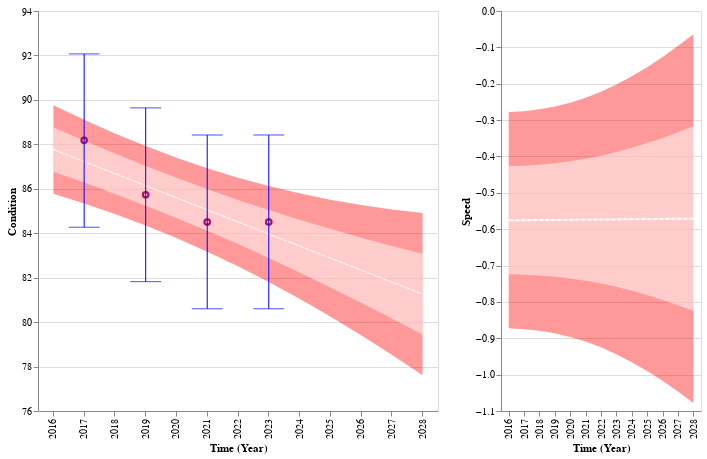

Notebook cell for this chart:
### Code cell
from openipdm.ssm_kr import SSM_KR
import numpy as np
# create an instance of the model
det_model = SSM_KR()

# define inspectors errors (ID, bias, standard deviation)
inspector_std= np.array([[ 0. ,  0. ,  2. ],
                        [ 1. ,  0. ,  4. ],
                        [ 2. ,  3. ,  4. ],
                        [ 3. , -3. ,  4. ],
                        [ 4. ,  3. ,  1.5],
                        [ 5. , -3. ,  1.5]])

# define the actions (0: do nothing, 1: perventive maintenance, 2: routine maintenance, 3: repairs, 4: replace)
actions = np.array([0, 0, 0, 0, 0, 0, 0, 0, 0, 0, 0, 0, 0], dtype=np.int32)

# define which inspeptors performed the inspection over time
inspectors = np.array([0, 0, 0, 0, 0, 0, 0, 0, 0, 0, 0, 0, 0], dtype=np.int32)

# define the total number of years
total_years = np.array([2016, 2017, 2018, 2019, 2020, 2021, 2022, 2023, 2024, 2025, 2026, 2027, 2028])

# define the inspections performed over time
y = np.array([[  np.nan, 88.75,   np.nan, 86.25,   np.nan, 85.  ,   np.nan, 85.  ,   np.nan,
                    np.nan,   np.nan,   np.nan,   np.nan]])

# run the model
df_cond, df_speed = det_model.ssm_kr_predict(y=y, total_years=total_years, inspector_std=inspector_std, inspector=inspectors, Actions=actions)

# plot the results
plot_alt = det_model.plot_results(df_cond, df_speed)

plot_alt

### Figure 1 — Vega-Lite specification as saved in the notebook (floating-point values rounded to 4 significant figures)
{"config": {"view": {"continuousWidth": 400, "continuousHeight": 300}}, "hconcat": [{"layer": [{"mark": {"type": "area", "color": "red", "opacity": 0.4}, "encoding": {"y": {"field": "std_2n", "type": "quantitative"}, "y2": {"field": "std_2p"}}}, {"mark": {"type": "area", "color": "white", "opacity": 0.5}, "encoding": {"y": {"field": "std_1n", "type": "quantitative"}, "y2": {"field": "std_1p"}}}, {"mark": {"type": "line", "color": "white", "strokeDash": [5, 1], "strokeWidth": 1}, "encoding": {"y": {"field": "Condition", "scale": {"zero": false}, "title": "Condition", "type": "quantitative"}}}, {"mark": {"type": "point", "color": "red"}, "encoding": {"y": {"field": "Inspections", "type": "quantitative"}}}, {"mark": {"type": "point", "color": "purple"}, "encoding": {"y": {"field": "Inspections_corrected", "type": "quantitative"}}}, {"mark": {"type": "errorbar", "color": "blue", "ticks": true}, "encoding": {"y": {"field": "r_under", "scale": {"zero": false}, "title": "Condition", "type": "quantitative"}, "y2": {"field": "r_above"}}}], "data": {"name": "data-c7cdd46a2dd8ab1b07d95a293f38285f"}, "encoding": {"x": {"field": "Years", "title": "Time (Year)", "type": "nominal"}}, "height": 400, "width": 400}, {"layer": [{"mark": {"type": "area", "color": "red", "opacity": 0.4}, "encoding": {"y": {"field": "std_2n", "type": "quantitative"}, "y2": {"field": "std_2p"}}}, {"mark": {"type": "area", "color": "white", "opacity": 0.5}, "encoding": {"y": {"field": "std_1n", "type": "quantitative"}, "y2": {"field": "std_1p"}}}, {"mark": {"type": "line", "color": "white", "strokeDash": [5, 1]}, "encoding": {"y": {"field": "Speed", "title": "Speed", "type": "quantitative"}}}], "data": {"name": "data-1a0a2013795bdfc921d2388de650199e"}, "encoding": {"x": {"field": "Years", "title": "Time (Year)", "type": "nominal"}}, "height": 400, "width": 200}], "$schema": "https://vega.github.io/schema/vega-lite/v4.17.0.json", "datasets": {"data-c7cdd46a2dd8ab1b07d95a293f38285f": [{"Condition": 87.77, "Years": 2016.0, "Inspections": null, "Inspections_corrected": null, "r_above": null, "r_under": null, "std_1p": 88.76, "std_1n": 86.77, "std_2p": 89.76, "std_2n": 85.78}, {"Condition": 87.22, "Years": 2017.0, "Inspections": 88.18, "Inspections_corrected": 88.18, "r_above": 92.07, "r_under": 84.27, "std_1p": 88.17, "std_1n": 86.28, "std_2p": 89.11, "std_2n": 85.34}, {"Condition": 86.68, "Years": 2018.0, "Inspections": null, "Inspections_corrected": null, "r_above": null, "r_under": null, "std_1p": 87.59, "std_1n": 85.77, "std_2p": 88.49, "std_2n": 84.86}, {"Condition": 86.14, "Years": 2019.0, "Inspections": 85.73, "Inspections_corrected": 85.73, "r_above": 89.64, "r_under": 81.82, "std_1p": 87.03, "std_1n": 85.24, "std_2p": 87.92, "std_2n": 84.35}, {"Condition": 85.59, "Years": 2020.0, "Inspections": null, "Inspections_corrected": null, "r_above": null, "r_under": null, "std_1p": 86.5, "std_1n": 84.69, "std_2p": 87.4, "std_2n": 83.79}, {"Condition": 85.05, "Years": 2021.0, "Inspections": 84.51, "Inspections_corrected": 84.51, "r_above": 88.42, "r_under": 80.6, "std_1p": 85.99, "std_1n": 84.11, "std_2p": 86.92, "std_2n": 83.17}, {"Condition": 84.51, "Years": 2022.0, "Inspections": null, "Inspections_corrected": null, "r_above": null, "r_under": null, "std_1p": 85.5, "std_1n": 83.51, "std_2p": 86.5, "std_2n": 82.51}, {"Condition": 83.96, "Years": 2023.0, "Inspections": 84.51, "Inspections_corrected": 84.51, "r_above": 88.42, "r_under": 80.6, "std_1p": 85.04, "std_1n": 82.88, "std_2p": 86.12, "std_2n": 81.8}, {"Condition": 83.42, "Years": 2024.0, "Inspections": null, "Inspections_corrected": null, "r_above": null, "r_under": null, "std_1p": 84.61, "std_1n": 82.23, "std_2p": 85.8, "std_2n": 81.05}, {"Condition": 82.88, "Years": 2025.0, "Inspections": null, "Inspections_corrected": null, "r_above": null, "r_under": null, "std_1p": 84.2, "std_1n": 81.56, "std_2p": 85.51, "std_2n": 80.25}, {"Condition": 82.34, "Years": 2026.0, "Inspections": null, "Inspections_corrected": null, "r_above": null, "r_under": null, "std_1p": 83.8, "std_1n": 80.87, "std_2p": 85.27, "std_2n": 79.41}, {"Condition": 81.8, "Years": 2027.0, "Inspections": null, "Inspections_corrected": null, "r_above": null, "r_under": null, "std_1p": 83.43, "std_1n": 80.16, "std_2p": 85.07, "std_2n": 78.53}, {"Condition": 81.26, "Years": 2028.0, "Inspections": null, "Inspections_corrected": null, "r_above": null, "r_under": null, "std_1p": 83.08, "std_1n": 79.43, "std_2p": 84.91, "std_2n": 77.61}], "data-1a0a2013795bdfc921d2388de650199e": [{"Speed": -0.5753, "Years": 2016.0, "std_1p": -0.4267, "std_1n": -0.724, "std_2p": -0.278, "std_2n": -0.8726}, {"Speed": -0.5752, "Years": 2017.0, "std_1p": -0.4253, "std_1n": -0.725, "std_2p": -0.2754, "std_2n": -0.8749}, {"Speed": -0.575, "Years": 2018.0, "std_1p": -0.4227, "std_1n": -0.7272, "std_2p": -0.2705, "std_2n": -0.8794}, {"Speed": -0.5747, "Years": 2019.0, "std_1p": -0.4188, "std_1n": -0.7305, "std_2p": -0.2629, "std_2n": -0.8864}, {"Speed": -0.5743, "Years": 2020.0, "std_1p": -0.4133, "std_1n": -0.7353, "std_2p": -0.2524, "std_2n": -0.8963}, {"Speed": -0.5739, "Years": 2021.0, "std_1p": -0.4063, "std_1n": -0.7415, "std_2p": -0.2388, "std_2n": -0.9091}, {"Speed": -0.5735, "Years": 2022.0, "std_1p": -0.3978, "std_1n": -0.7492, "std_2p": -0.2221, "std_2n": -0.9249}, {"Speed": -0.5731, "Years": 2023.0, "std_1p": -0.3877, "std_1n": -0.7584, "std_2p": -0.2024, "std_2n": -0.9438}, {"Speed": -0.5727, "Years": 2024.0, "std_1p": -0.3762, "std_1n": -0.7691, "std_2p": -0.1797, "std_2n": -0.9656}, {"Speed": -0.5722, "Years": 2025.0, "std_1p": -0.3633, "std_1n": -0.7811, "std_2p": -0.1544, "std_2n": -0.9901}, {"Speed": -0.5718, "Years": 2026.0, "std_1p": -0.3491, "std_1n": -0.7945, "std_2p": -0.1264, "std_2n": -1.017}, {"Speed": -0.5713, "Years": 2027.0, "std_1p": -0.3337, "std_1n": -0.809, "std_2p": -0.0961, "std_2n": -1.047}, {"Speed": -0.5709, "Years": 2028.0, "std_1p": -0.3172, "std_1n": -0.8246, "std_2p": -0.0636, "std_2n": -1.078}]}}
